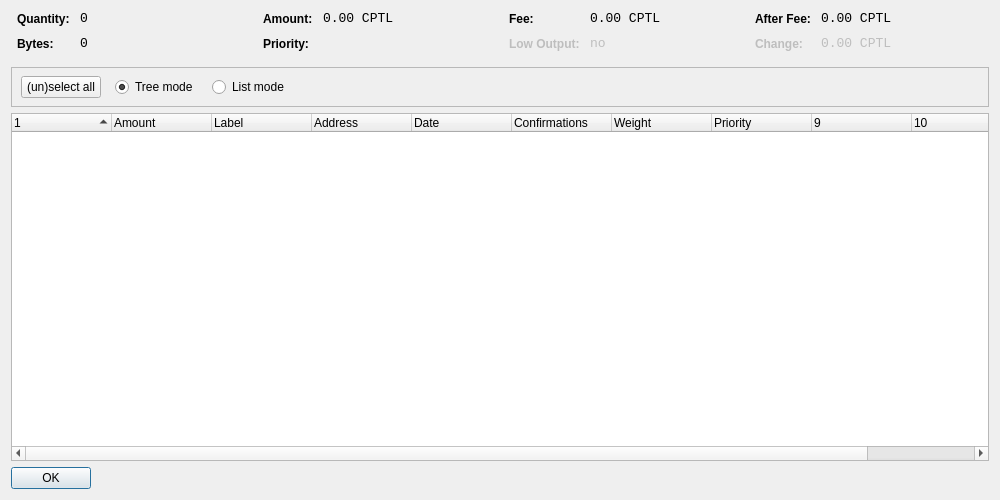
<?xml version="1.0" encoding="UTF-8"?>
<ui version="4.0">
 <class>CoinControlDialog</class>
 <widget class="QDialog" name="CoinControlDialog">
  <property name="geometry">
   <rect>
    <x>0</x>
    <y>0</y>
    <width>1000</width>
    <height>500</height>
   </rect>
  </property>
  <property name="windowTitle">
   <string>Coin Control</string>
  </property>
  <layout class="QVBoxLayout" name="verticalLayout">
   <item>
    <layout class="QHBoxLayout" name="horizontalLayoutTop" stretch="0,0,0,0">
     <property name="topMargin">
      <number>0</number>
     </property>
     <property name="bottomMargin">
      <number>10</number>
     </property>
     <item>
      <layout class="QFormLayout" name="formLayoutCoinControl1">
       <property name="horizontalSpacing">
        <number>10</number>
       </property>
       <property name="verticalSpacing">
        <number>10</number>
       </property>
       <property name="leftMargin">
        <number>6</number>
       </property>
       <property name="rightMargin">
        <number>6</number>
       </property>
       <item row="0" column="0">
        <widget class="QLabel" name="labelCoinControlQuantityText">
         <property name="styleSheet">
          <string notr="true">font-weight:bold;</string>
         </property>
         <property name="text">
          <string>Quantity:</string>
         </property>
        </widget>
       </item>
       <item row="0" column="1">
        <widget class="QLabel" name="labelCoinControlQuantity">
         <property name="font">
          <font>
           <family>Monospace</family>
           <pointsize>10</pointsize>
          </font>
         </property>
         <property name="cursor">
          <cursorShape>IBeamCursor</cursorShape>
         </property>
         <property name="contextMenuPolicy">
          <enum>Qt::ActionsContextMenu</enum>
         </property>
         <property name="text">
          <string>0</string>
         </property>
         <property name="textInteractionFlags">
          <set>Qt::LinksAccessibleByMouse|Qt::TextSelectableByKeyboard|Qt::TextSelectableByMouse</set>
         </property>
        </widget>
       </item>
       <item row="1" column="0">
        <widget class="QLabel" name="labelCoinControlBytesText">
         <property name="styleSheet">
          <string notr="true">font-weight:bold;</string>
         </property>
         <property name="text">
          <string>Bytes:</string>
         </property>
        </widget>
       </item>
       <item row="1" column="1">
        <widget class="QLabel" name="labelCoinControlBytes">
         <property name="font">
          <font>
           <family>Monospace</family>
           <pointsize>10</pointsize>
          </font>
         </property>
         <property name="cursor">
          <cursorShape>IBeamCursor</cursorShape>
         </property>
         <property name="contextMenuPolicy">
          <enum>Qt::ActionsContextMenu</enum>
         </property>
         <property name="text">
          <string>0</string>
         </property>
         <property name="textInteractionFlags">
          <set>Qt::LinksAccessibleByMouse|Qt::TextSelectableByKeyboard|Qt::TextSelectableByMouse</set>
         </property>
        </widget>
       </item>
      </layout>
     </item>
     <item>
      <layout class="QFormLayout" name="formLayoutCoinControl2">
       <property name="horizontalSpacing">
        <number>10</number>
       </property>
       <property name="verticalSpacing">
        <number>10</number>
       </property>
       <property name="leftMargin">
        <number>6</number>
       </property>
       <property name="rightMargin">
        <number>6</number>
       </property>
       <item row="0" column="0">
        <widget class="QLabel" name="labelCoinControlAmountText">
         <property name="styleSheet">
          <string notr="true">font-weight:bold;</string>
         </property>
         <property name="text">
          <string>Amount:</string>
         </property>
        </widget>
       </item>
       <item row="0" column="1">
        <widget class="QLabel" name="labelCoinControlAmount">
         <property name="font">
          <font>
           <family>Monospace</family>
           <pointsize>10</pointsize>
          </font>
         </property>
         <property name="cursor">
          <cursorShape>IBeamCursor</cursorShape>
         </property>
         <property name="contextMenuPolicy">
          <enum>Qt::ActionsContextMenu</enum>
         </property>
         <property name="text">
          <string>0.00 CPTL</string>
         </property>
         <property name="textInteractionFlags">
          <set>Qt::LinksAccessibleByMouse|Qt::TextSelectableByKeyboard|Qt::TextSelectableByMouse</set>
         </property>
        </widget>
       </item>
       <item row="1" column="0">
        <widget class="QLabel" name="labelCoinControlPriorityText">
         <property name="styleSheet">
          <string notr="true">font-weight:bold;</string>
         </property>
         <property name="text">
          <string>Priority:</string>
         </property>
        </widget>
       </item>
       <item row="1" column="1">
        <widget class="QLabel" name="labelCoinControlPriority">
         <property name="font">
          <font>
           <family>Monospace</family>
           <pointsize>10</pointsize>
          </font>
         </property>
         <property name="cursor">
          <cursorShape>IBeamCursor</cursorShape>
         </property>
         <property name="contextMenuPolicy">
          <enum>Qt::ActionsContextMenu</enum>
         </property>
         <property name="text">
          <string/>
         </property>
         <property name="textInteractionFlags">
          <set>Qt::LinksAccessibleByMouse|Qt::TextSelectableByKeyboard|Qt::TextSelectableByMouse</set>
         </property>
        </widget>
       </item>
      </layout>
     </item>
     <item>
      <layout class="QFormLayout" name="formLayoutCoinControl3">
       <property name="horizontalSpacing">
        <number>10</number>
       </property>
       <property name="verticalSpacing">
        <number>10</number>
       </property>
       <property name="leftMargin">
        <number>6</number>
       </property>
       <property name="rightMargin">
        <number>6</number>
       </property>
       <item row="0" column="0">
        <widget class="QLabel" name="labelCoinControlFeeText">
         <property name="styleSheet">
          <string notr="true">font-weight:bold;</string>
         </property>
         <property name="text">
          <string>Fee:</string>
         </property>
        </widget>
       </item>
       <item row="0" column="1">
        <widget class="QLabel" name="labelCoinControlFee">
         <property name="font">
          <font>
           <family>Monospace</family>
           <pointsize>10</pointsize>
          </font>
         </property>
         <property name="cursor">
          <cursorShape>IBeamCursor</cursorShape>
         </property>
         <property name="contextMenuPolicy">
          <enum>Qt::ActionsContextMenu</enum>
         </property>
         <property name="text">
          <string>0.00 CPTL</string>
         </property>
         <property name="textInteractionFlags">
          <set>Qt::LinksAccessibleByMouse|Qt::TextSelectableByKeyboard|Qt::TextSelectableByMouse</set>
         </property>
        </widget>
       </item>
       <item row="1" column="0">
        <widget class="QLabel" name="labelCoinControlLowOutputText">
         <property name="enabled">
          <bool>false</bool>
         </property>
         <property name="styleSheet">
          <string notr="true">font-weight:bold;</string>
         </property>
         <property name="text">
          <string>Low Output:</string>
         </property>
        </widget>
       </item>
       <item row="1" column="1">
        <widget class="QLabel" name="labelCoinControlLowOutput">
         <property name="enabled">
          <bool>false</bool>
         </property>
         <property name="font">
          <font>
           <family>Monospace</family>
           <pointsize>10</pointsize>
          </font>
         </property>
         <property name="cursor">
          <cursorShape>IBeamCursor</cursorShape>
         </property>
         <property name="contextMenuPolicy">
          <enum>Qt::ActionsContextMenu</enum>
         </property>
         <property name="text">
          <string>no</string>
         </property>
         <property name="textInteractionFlags">
          <set>Qt::LinksAccessibleByMouse|Qt::TextSelectableByKeyboard|Qt::TextSelectableByMouse</set>
         </property>
        </widget>
       </item>
      </layout>
     </item>
     <item>
      <layout class="QFormLayout" name="formLayoutCoinControl4">
       <property name="horizontalSpacing">
        <number>10</number>
       </property>
       <property name="verticalSpacing">
        <number>10</number>
       </property>
       <property name="leftMargin">
        <number>6</number>
       </property>
       <property name="rightMargin">
        <number>6</number>
       </property>
       <item row="0" column="0">
        <widget class="QLabel" name="labelCoinControlAfterFeeText">
         <property name="styleSheet">
          <string notr="true">font-weight:bold;</string>
         </property>
         <property name="text">
          <string>After Fee:</string>
         </property>
        </widget>
       </item>
       <item row="0" column="1">
        <widget class="QLabel" name="labelCoinControlAfterFee">
         <property name="font">
          <font>
           <family>Monospace</family>
           <pointsize>10</pointsize>
          </font>
         </property>
         <property name="cursor">
          <cursorShape>IBeamCursor</cursorShape>
         </property>
         <property name="contextMenuPolicy">
          <enum>Qt::ActionsContextMenu</enum>
         </property>
         <property name="text">
          <string>0.00 CPTL</string>
         </property>
         <property name="textInteractionFlags">
          <set>Qt::LinksAccessibleByMouse|Qt::TextSelectableByKeyboard|Qt::TextSelectableByMouse</set>
         </property>
        </widget>
       </item>
       <item row="1" column="0">
        <widget class="QLabel" name="labelCoinControlChangeText">
         <property name="enabled">
          <bool>false</bool>
         </property>
         <property name="styleSheet">
          <string notr="true">font-weight:bold;</string>
         </property>
         <property name="text">
          <string>Change:</string>
         </property>
        </widget>
       </item>
       <item row="1" column="1">
        <widget class="QLabel" name="labelCoinControlChange">
         <property name="enabled">
          <bool>false</bool>
         </property>
         <property name="font">
          <font>
           <family>Monospace</family>
           <pointsize>10</pointsize>
          </font>
         </property>
         <property name="cursor">
          <cursorShape>IBeamCursor</cursorShape>
         </property>
         <property name="contextMenuPolicy">
          <enum>Qt::ActionsContextMenu</enum>
         </property>
         <property name="text">
          <string>0.00 CPTL</string>
         </property>
         <property name="textInteractionFlags">
          <set>Qt::LinksAccessibleByMouse|Qt::TextSelectableByKeyboard|Qt::TextSelectableByMouse</set>
         </property>
        </widget>
       </item>
      </layout>
     </item>
    </layout>
   </item>
   <item>
    <widget class="QFrame" name="frame">
     <property name="minimumSize">
      <size>
       <width>0</width>
       <height>40</height>
      </size>
     </property>
     <property name="frameShape">
      <enum>QFrame::StyledPanel</enum>
     </property>
     <property name="frameShadow">
      <enum>QFrame::Sunken</enum>
     </property>
     <widget class="QWidget" name="horizontalLayoutWidget">
      <property name="geometry">
       <rect>
        <x>10</x>
        <y>0</y>
        <width>781</width>
        <height>41</height>
       </rect>
      </property>
      <layout class="QHBoxLayout" name="horizontalLayoutPanel" stretch="0,0,0,0">
       <property name="spacing">
        <number>14</number>
       </property>
       <item>
        <widget class="QPushButton" name="pushButtonSelectAll">
         <property name="sizePolicy">
          <sizepolicy hsizetype="Maximum" vsizetype="Fixed">
           <horstretch>0</horstretch>
           <verstretch>0</verstretch>
          </sizepolicy>
         </property>
         <property name="text">
          <string>(un)select all</string>
         </property>
        </widget>
       </item>
       <item>
        <widget class="QRadioButton" name="radioTreeMode">
         <property name="sizePolicy">
          <sizepolicy hsizetype="Maximum" vsizetype="Fixed">
           <horstretch>0</horstretch>
           <verstretch>0</verstretch>
          </sizepolicy>
         </property>
         <property name="text">
          <string>Tree mode</string>
         </property>
         <property name="checked">
          <bool>true</bool>
         </property>
        </widget>
       </item>
       <item>
        <widget class="QRadioButton" name="radioListMode">
         <property name="sizePolicy">
          <sizepolicy hsizetype="Maximum" vsizetype="Fixed">
           <horstretch>0</horstretch>
           <verstretch>0</verstretch>
          </sizepolicy>
         </property>
         <property name="text">
          <string>List mode</string>
         </property>
        </widget>
       </item>
<!--       <item>
        <widget class="QLabel" name="labelLocked">
         <property name="text">
          <string>(1 locked)</string>
         </property>
        </widget>
       </item>
-->
       <item>
        <spacer name="horizontalSpacer">
         <property name="orientation">
          <enum>Qt::Horizontal</enum>
         </property>
         <property name="sizeHint" stdset="0">
          <size>
           <width>40</width>
           <height>20</height>
          </size>
         </property>
        </spacer>
       </item>
      </layout>
     </widget>
    </widget>
   </item>
   <item>
    <widget class="CoinControlTreeWidget" name="treeWidget">
     <property name="contextMenuPolicy">
      <enum>Qt::CustomContextMenu</enum>
     </property>
     <property name="sortingEnabled">
      <bool>false</bool>
     </property>
     <property name="columnCount">
      <number>11</number>
     </property>
     <attribute name="headerShowSortIndicator" stdset="0">
      <bool>true</bool>
     </attribute>
     <attribute name="headerStretchLastSection">
      <bool>false</bool>
     </attribute>
     <column>
      <property name="text">
       <string/>
      </property>
     </column>
     <column>
      <property name="text">
       <string>Amount</string>
      </property>
     </column>
     <column>
      <property name="text">
       <string notr="true">Label</string>
      </property>
     </column>
     <column>
      <property name="text">
       <string>Address</string>
      </property>
     </column>
     <column>
      <property name="text">
       <string>Date</string>
      </property>
     </column>
     <column>
      <property name="text">
       <string>Confirmations</string>
      </property>
      <property name="toolTip">
       <string>Confirmed</string>
      </property>
     </column>
     <column>
      <property name="text">
	   <string>Weight</string>
	  </property>
	 </column>
	 <column>
	  <property name="text">
       <string>Priority</string>
      </property>
     </column>
     <column>
      <property name="text">
       <string/>
      </property>
     </column>
     <column>
      <property name="text">
       <string/>
      </property>
     </column>
     <column>
      <property name="text">
       <string/>
      </property>
     </column>
     <column>
      <property name="text">
       <string/>
      </property>
     </column>
    </widget>
   </item>
   <item>
    <widget class="QDialogButtonBox" name="buttonBox">
     <property name="sizePolicy">
      <sizepolicy hsizetype="Maximum" vsizetype="Fixed">
       <horstretch>0</horstretch>
       <verstretch>0</verstretch>
      </sizepolicy>
     </property>
     <property name="orientation">
      <enum>Qt::Horizontal</enum>
     </property>
     <property name="standardButtons">
      <set>QDialogButtonBox::Ok</set>
     </property>
    </widget>
   </item>
  </layout>
 </widget>
 <customwidgets>
  <customwidget>
   <class>CoinControlTreeWidget</class>
   <extends>QTreeWidget</extends>
   <header>coincontroltreewidget.h</header>
  </customwidget>
 </customwidgets>
 <resources/>
 <connections/>
</ui>
